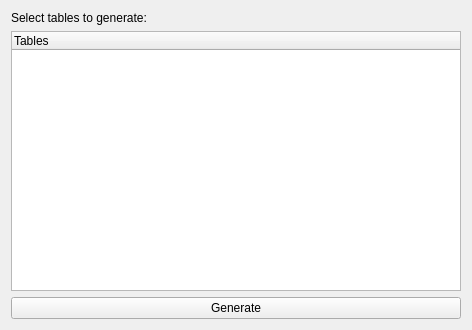
<?xml version="1.0" encoding="UTF-8"?>
<ui version="4.0">
 <class>DatabaseWidget</class>
 <widget class="QWidget" name="DatabaseWidget">
  <property name="geometry">
   <rect>
    <x>0</x>
    <y>0</y>
    <width>472</width>
    <height>330</height>
   </rect>
  </property>
  <property name="windowTitle">
   <string>Form</string>
  </property>
  <layout class="QVBoxLayout" name="verticalLayout">
   <item>
    <widget class="QLabel" name="tablesLabel">
     <property name="text">
      <string>Select tables to generate:</string>
     </property>
    </widget>
   </item>
   <item>
    <widget class="QTreeWidget" name="tablesTree">
     <property name="rootIsDecorated">
      <bool>false</bool>
     </property>
     <property name="uniformRowHeights">
      <bool>false</bool>
     </property>
     <property name="itemsExpandable">
      <bool>true</bool>
     </property>
     <property name="allColumnsShowFocus">
      <bool>false</bool>
     </property>
     <property name="expandsOnDoubleClick">
      <bool>false</bool>
     </property>
     <property name="columnCount">
      <number>1</number>
     </property>
     <attribute name="headerVisible">
      <bool>true</bool>
     </attribute>
     <attribute name="headerCascadingSectionResizes">
      <bool>false</bool>
     </attribute>
     <attribute name="headerHighlightSections">
      <bool>true</bool>
     </attribute>
     <column>
      <property name="text">
       <string>Tables</string>
      </property>
     </column>
    </widget>
   </item>
   <item>
    <widget class="QPushButton" name="generateBtn">
     <property name="text">
      <string>Generate</string>
     </property>
    </widget>
   </item>
  </layout>
 </widget>
 <resources/>
 <connections/>
</ui>
